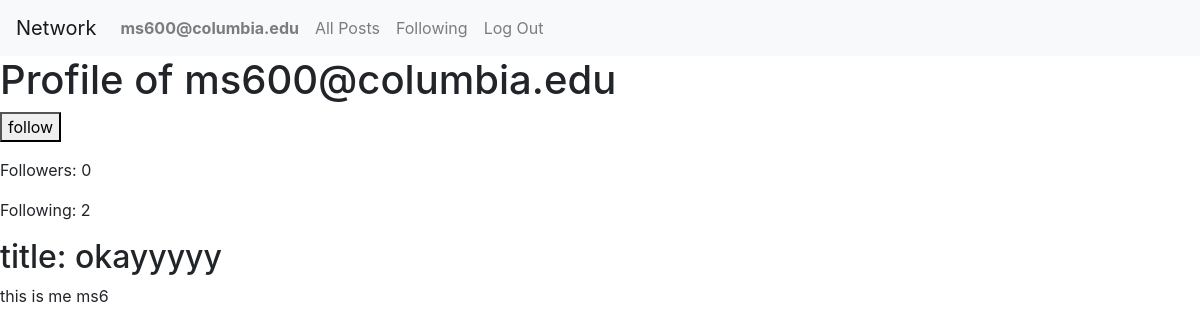
The app's page /profile/7/ (signed in), older data.
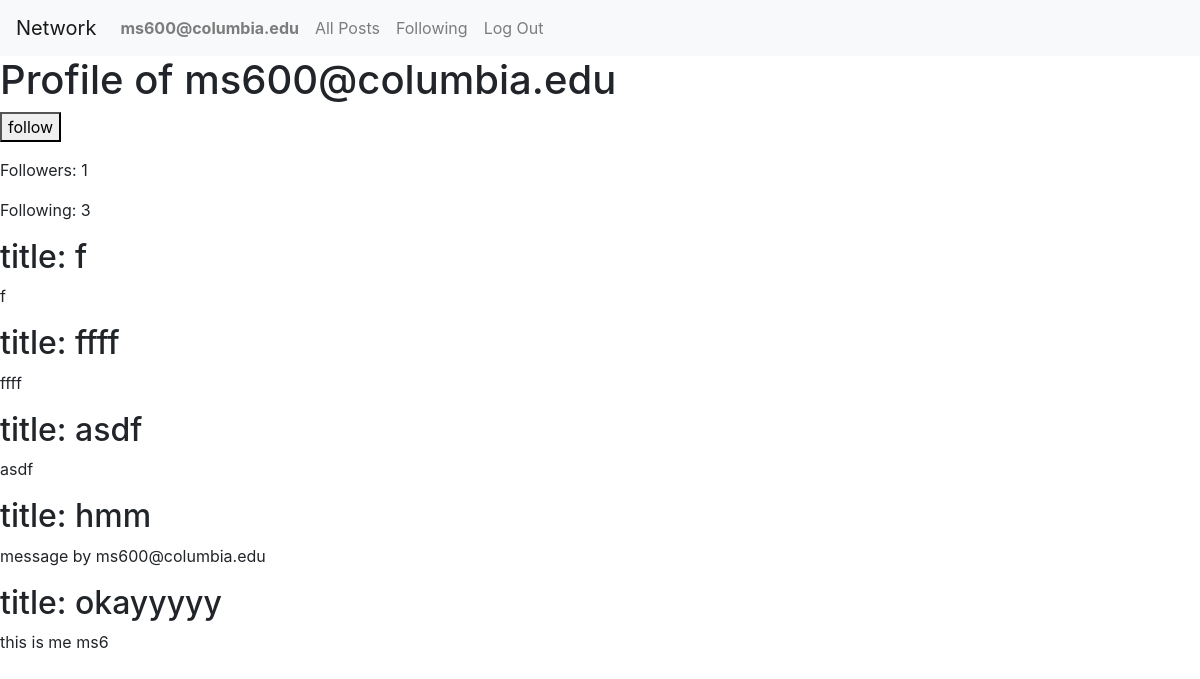
The same page, newer data.
### network/models.py (models this page shows)
class Post(models.Model):
    creator = models.ForeignKey(
            settings.AUTH_USER_MODEL,
            on_delete = models.CASCADE,
            related_name = "post")
    likes = models.IntegerField(default = 0)
    title = models.CharField(max_length=255)
    content = models.TextField(blank=True)

### network/views.py (the view)
# urls.py: path("profile/<int:user_id>/", views.profile, name="profile"),
@login_required
def profile(request, user_id):
    user = User.objects.get(id = user_id)
    if request.method == "POST":
        action = request.POST.get("action")
        if action == "follow":
            user.followers.add(request.user)
        elif action == "unfollow":
            user.followers.remove(request.user)
        return JsonResponse({"follower_ct": user.followers.count(),
                             "following_ct": user.following.count()
                             })
    else:
        return render(request, "network/profile.html", {
            "profile_user":user,
            "followers_": user.followers.count(),
            "following_": user.following.count(),
            "Post": Post.objects.filter(creator = user)
        })

### network/templates/network/profile.html (shortened to what this page needs)
{% extends "network/layout.html" %}
{% load static %}
{% block body %}
<h1>Profile of {{ profile_user.username }}</h1>
<p><button class="follow-button" type="button" data-user-id="{{ profile_user.id }}">follow</button></p>
<p> Followers: <span id="follower-{{ profile_user.id }}">{{ followers_ }}</span></p>
<p> Following: <span id="following-{{ profile_user.id }}">{{ following_ }}</span></p>
{% for post in Post reversed %}
<h2>title: {{ post.title }}</h2>
<p>{{ post.content }}</p>
{% endfor %}
{% endblock %}

Row changes from the older to the newer data that the page shows:
added Post: title "f", content "f"
added Post: title "ffff", content "ffff"
added Post: title "asdf", content "asdf"
added Post: title "hmm", content "message by ms600@columbia.edu"
Text that changed along with them:
{{ followers_ }}: "0" → "1"
{{ following_ }}: "2" → "3"
